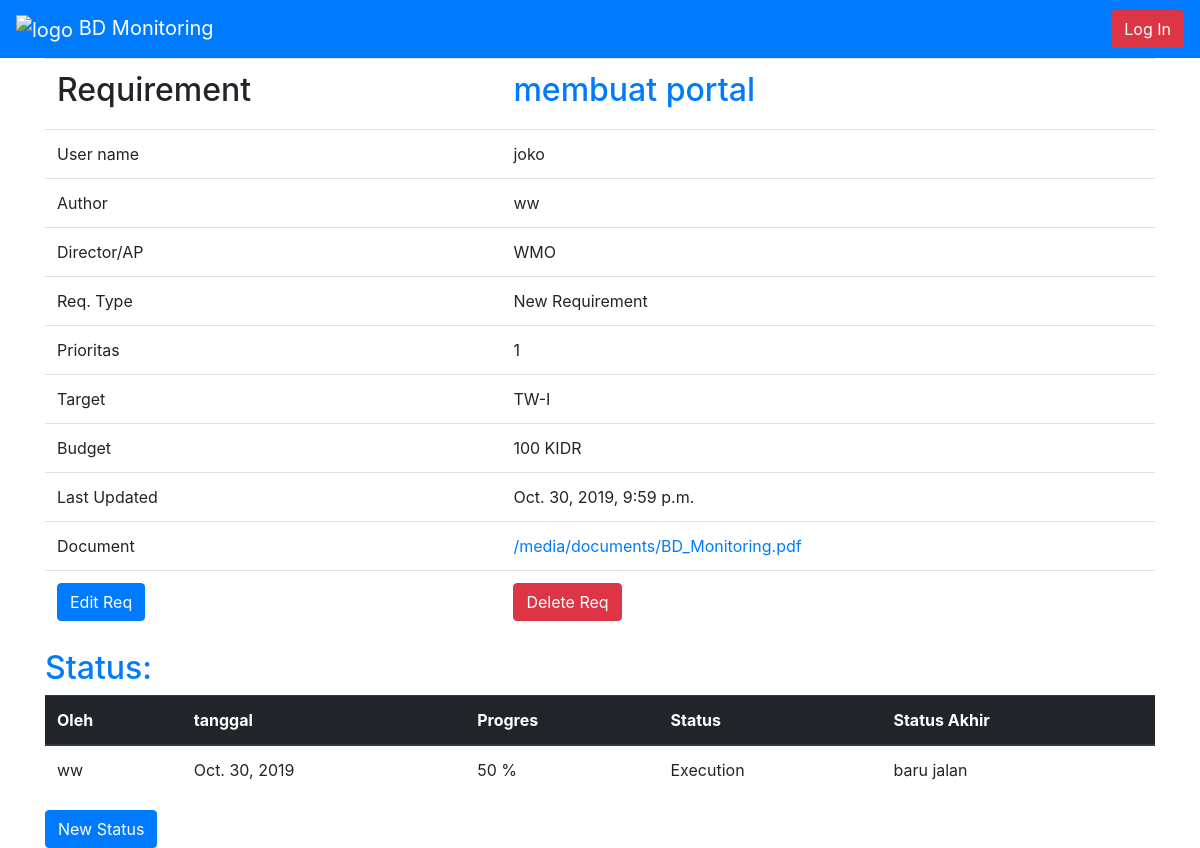
Screenshot of /post/3/ with the database file from the repository.
### blog/models.py (models this page shows, shortened)
class Post(models.Model):
    REQUIREMENT_TYPES = (
        ('N', "New Requirement"),
        ('E', "Enhancement"),
        ('R', "Roll Out"),
        ('T', "Training"),
    )
    PRIORITASS = (
        ('1', '1'),
        ('2', '2'),
        ('3', '3'),
    )
    TARGETS = (
        ('1', 'TW-I'),
        ('2', 'TW-II'),
        ('3', 'TW-III'),
        ('4', 'TW-IV'),
    )
    DIR_APS = (
        ('CON', 'Controller'),
        ('DEV', 'Development'),
        ('FIN', 'Finance & Treasury'),
        ('HR', 'HR-GA'),
        ('ICT', 'ICT & DM'),
        ('AUDIT', 'Internal Audit'),
        ('LEGAL', 'Legal'),
        ('NUN', 'Nunukan'),
        ('ONWJ', "ONWJ"),
        ('OPS', 'Operation & Production'),
        ('PHI', 'PHI'),
        ('PPRM', 'PPRM'),
        ('QHSSE', 'QHSSE'),
        ('REL', 'Relation'),
        ('SCM', 'SCM'),
        ('SK', 'Siak-Kampar'),
        ('CO', 'Commercial'),
        ('WMO', 'WMO'),
    )
    user1 = models.CharField(max_length=15)
    author = models.ForeignKey('auth.User', on_delete=models.CASCADE, related_name='posts')
    dir_ap = models.CharField(max_length=5, choices=DIR_APS)
    requirement = models.TextField()
    requirement_type = models.CharField(max_length=1, choices=REQUIREMENT_TYPES)
    prioritas = models.CharField(max_length=1, choices=PRIORITASS)
    target = models.CharField(max_length=1, choices=TARGETS)
    budget = models.IntegerField()
    last_updated = models.DateTimeField(auto_now_add=True)
    document = models.FileField(upload_to='documents/')

class Update(models.Model):
    STATUSS = (
        ('C', 'Closed'),
        ('D', 'Dropped'),
        ('E', 'Execution'),
        ('I', 'Initiation'),
        ('P', 'Planning'),
    )
    posting = models.ForeignKey(Post, on_delete=models.CASCADE, related_name='updates',)
    author = models.ForeignKey('auth.User', on_delete=models.CASCADE, related_name='updates',)
    last_update = models.DateField(auto_now=True)
    progress = models.IntegerField()
    status = models.CharField(max_length=1, choices=STATUSS)
    status_akhir = models.TextField()

### blog/views.py (the view)
# urls.py: path('post/<int:pk>/', BlogDetailView.as_view(), name='post_detail'),
class BlogDetailView(DetailView):
    model = Post
    template_name = 'post_detail.html'

### templates/post_detail.html
{% extends 'base.html' %}
{% block content %}
<table class="table table-stripped">
    <tbody>
       <tr>
           <td><h2>Requirement</h2></td><td><h2><a href=""> {{  object.requirement }}  </a></h2></td>
       </tr>
       <tr>
           <td>User name</td><td>  {{ object.user1   }}</td>
       </tr>
       <tr>
           <td>Author</td><td>{{ object.author   }}</td>
       </tr>
       <tr>
           <td>Director/AP</td><td>{{ object.get_dir_ap_display }}</td>
       </tr>
       <tr>
           <td>Req. Type</td><td>{{ object.get_requirement_type_display   }}</td>
       </tr>
       <tr>
           <td>Prioritas</td><td>{{ object.get_prioritas_display   }}</td>
       </tr>
       <tr>
           <td>Target</td><td>{{ object.get_target_display   }}</td>
       </tr>
       <tr>
           <td>Budget</td><td>{{ object.budget   }} KIDR</td>
       </tr>
       <tr>
           <td>Last Updated</td><td>{{ object.last_updated}}</td>
       </tr>
       <tr>
           <td>Document</td><td><a href="{{ object.document.url }}"> {{ object.document.url }}</a> </td>
       </tr>
       <tr>
           <td><a class="btn btn-primary" href="{% url 'post_edit' post.pk %}" role="button">Edit Req</a></td>
           <td><a class="btn btn-danger" href="{% url 'post_delete' post.pk %}" role="button">Delete Req</a></td>
       </tr>
    </tbody>
</table>
<h2><a href="">Status: </a></h2>
<table class="table table-hover">
    <thead class="thead-dark">
          <tr>
            <th>Oleh</th>
            <th>tanggal</th>
            <th>Progres</th>
            <th>Status</th>
            <th>Status Akhir</th>
          </tr>
    </thead>
    <tbody>
            {% for comment in post.updates.all %}
            <tr>
                <td>{{ comment.author }}</td>
                <td>{{ comment.last_update }} </td>
                <td>{{ comment.progress }} % </td>
                <td>{{ comment.get_status_display }}</td>
                <td>{{ comment.status_akhir }}</td>
            </tr>
            {% endfor %}
    </tbody>
</table>
<a class="btn btn-primary" href="{% url 'update_new' %}" role="button">New Status</a>
{% endblock content %}

### rows the page displays
Post: requirement "membuat portal", user1 "joko", author "ww", dir_ap "WMO", requirement_type "New Requirement", prioritas "1", target "TW-I", budget "100", last_updated "Oct. 30, 2019, 9:59 p.m.", document "/media/documents/BD_Monitoring.pdf"
Update: author "ww", last_update "Oct. 30, 2019", progress "50", status "Execution", status_akhir "baru jalan"
